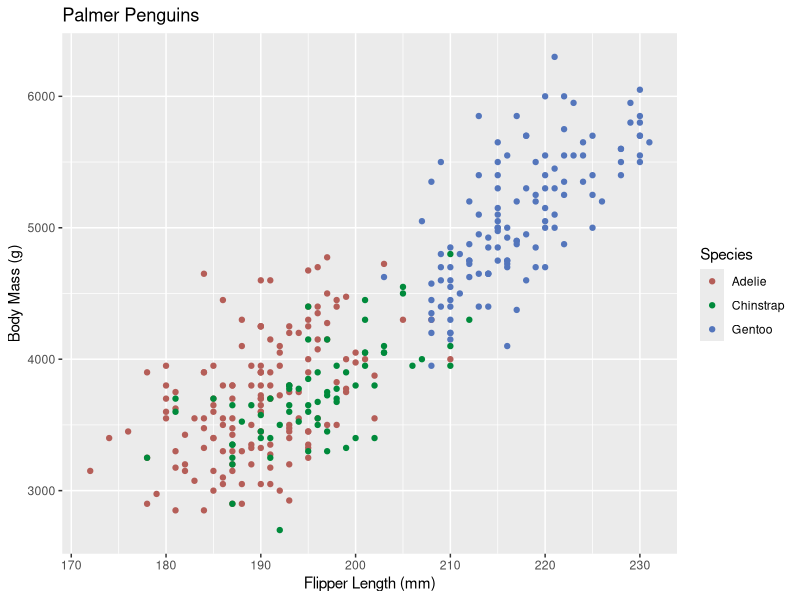

Source code (R):
## ---- chunk 1
knitr::opts_chunk$set(echo = FALSE)
library(tidyverse)
library(palmerpenguins)
## ---- chunk 2
ggplot(data = penguins, aes(x = flipper_length_mm, y = body_mass_g)) +
  geom_point(aes(color = species)) +
  scale_color_hue(l = 50, c = 65) +
  labs(title = "Palmer Penguins", 
       x = "Flipper Length (mm)", 
       y = "Body Mass (g)",
       color = "Species")
